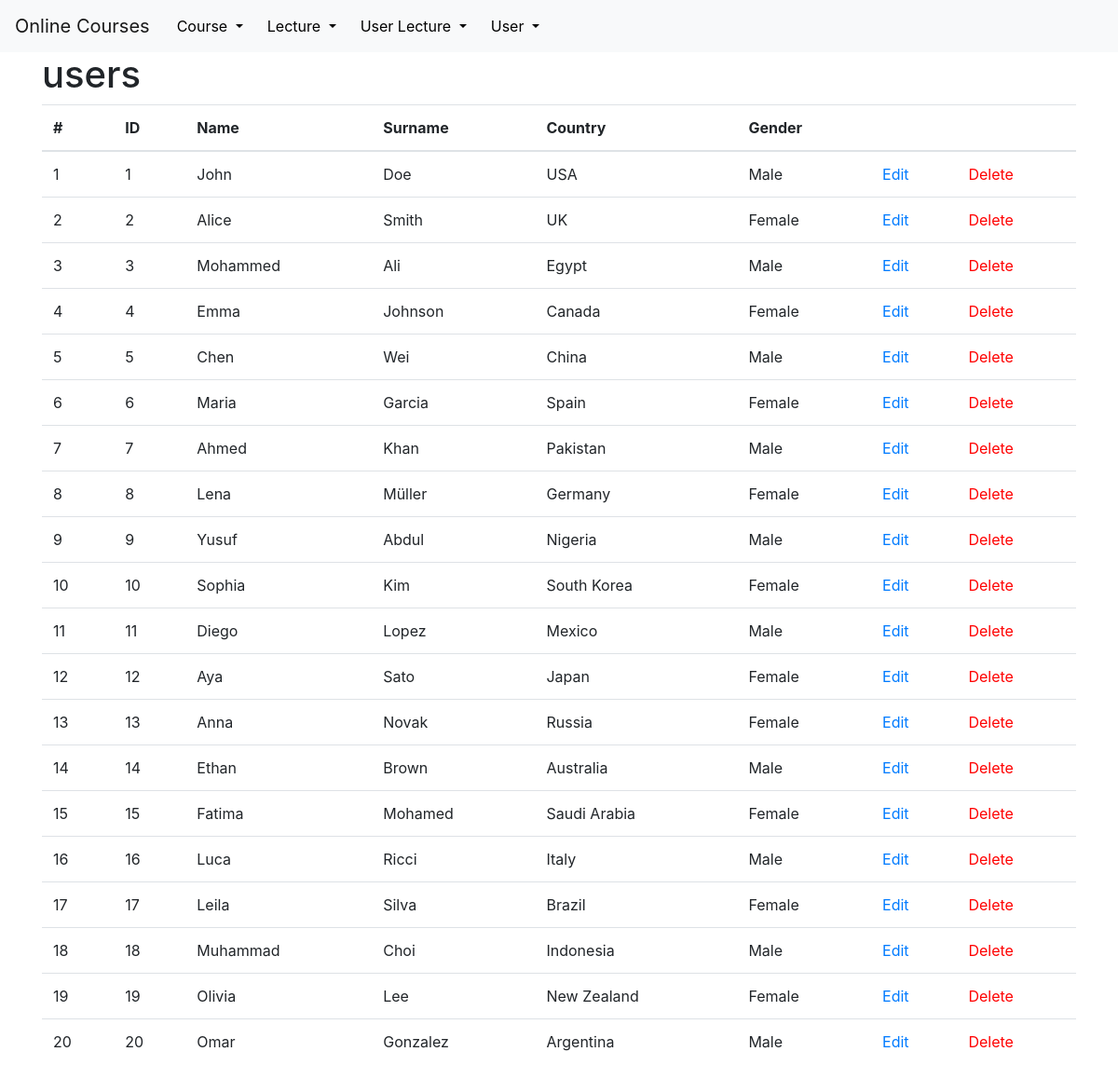
Screenshot of /users with the database file from the repository.
### tables this page shows
CREATE TABLE users (
    id INTEGER PRIMARY KEY AUTOINCREMENT,
    name VARCHAR(255) NOT NULL,
    surname VARCHAR(255) NOT NULL,
    country VARCHAR(255) NOT NULL,
    fk_GENDERid INTEGER REFERENCES genders(id)
);

CREATE TABLE genders (
    id INTEGER PRIMARY KEY AUTOINCREMENT,
    gender VARCHAR(255) NOT NULL
);

### app.py (the view)
@app.route('/<string:table_name>')
def show(table_name):
    connection = get_db_connection()
    my_class = classAdresses[table_name]
    rows = my_class.select(connection)
    special_attributes = {}
    print(my_class.table_name)
    return render_template('table.html', rows=rows, table_class=my_class,
                           special_attributes=tableFkToDict(my_class.table_name, rows))

### DB_Classes.py (called while the page is built)
    @classmethod
    def select(cls, db_connection, amount=None):
        query = f"SELECT * FROM '{cls.table_name}'"
        if amount is not None:
            query += " LIMIT ?"
            users = db_connection.execute(query, (amount,))
        else:
            users = db_connection.execute(query)
        return users.fetchall()

    @classmethod
    def get(cls, db_connection, id):
        return db_connection.execute(f'SELECT * FROM {cls.table_name} WHERE {cls.id} = ?', (id,)).fetchone()

### app.py (called while the page is built)
def fkToDict(FK, rows, corresponding_attribute, db = 'database.db'):
    res = {}
    res.update({FK: {}})
    connection = get_db_connection(db)
    for row in rows:
        ID = row[str(FK)]
        try:
            (res[FK].update
             ({ID: FK.Class.get(connection, ID)[corresponding_attribute]}))
        except KeyError:
            print("No such attribute")
    return res

def get_db_connection(db = 'database.db'):
    connection = sqlite3.connect(db)
    connection.row_factory = sqlite3.Row
    return connection

@app.template_filter('str')
def toString(value):
    return str(value)

@app.template_filter('table_name')
def getTableName(myClass):
    return myClass.table_name

@app.template_filter('get_attributes')
def getAttributes(myClass):
    return myClass.attributes

@app.template_filter('get_title')
def getTitle(myClass):
    if myClass == User:
        return usersTitle
    elif myClass == Course:
        return coursesTitle
    elif myClass == Lecture:
        return lecturesTitle
    elif myClass == UserLecture:
        return userLecturesTitle

@app.template_filter('get_id')
def getID(myClass):
    return myClass.id

### data_entries.py (called while the page is built)
    def __eq__(self, other):
        return self.name == other.name and self.foreignClass == other.foreignClass

    def __key(self):
        return self.name, self.foreignClass

    def __hash__(self):
        return hash(self.__key())

    @property
    def Class(self):
        return self.foreignClass

    def __str__(self):
        return self.name.lower()

### templates/table.html
{% extends 'base.html' %}
{% block content %}
    <h1>{% block title %} {{ table_class | table_name }} {% endblock %}</h1>
    {% set id = table_class | get_id %}
    <table class="table">
      <thead>
        <tr>
          <th scope="col">#</th>
          {% for attribute in table_class | get_title %}
            <th scope="col">{{ attribute }}</th>
          {% endfor %}
            <th scope="col"></th>
            <th scope="col"></th>
        </tr>
      </thead>
      <tbody>
      {% for row in rows %}
        <tr>
            <td>{{ loop.index }}</td>
            <td>{{ row[id] }}</td>
            {% for attribute in table_class | get_attributes %}
                {% if special_attributes[attribute] is defined %}
                    <td>{{special_attributes[attribute][row[attribute | str]] | str}}</td>
                {% else %}
                    <td>{{ row[attribute | str] }}</td>
                {% endif %}
            {% endfor %}
            <td><a href="{{ url_for('edit', table_name = table_class | table_name, element_id=row['id']) }}">Edit</a></td>
            <td><a href="{{ url_for('delete', table_name = table_class | table_name, element_id=row['id']) }}" class="delete-link">Delete</a></td>
          </tr>
      {% endfor %}
      </tbody>
    </table>
{% endblock %}

### static/css/style.css (style rules this page uses)
.delete-link { color: red; }

### rows the page displays
users: id "1", name "John" "Doe" "USA", fk_GENDERid.gender "Male"
users: id "2", name "Alice" "Smith" "UK", fk_GENDERid.gender "Female"
users: id "3", name "Mohammed" "Ali" "Egypt", fk_GENDERid.gender "Male"
users: id "4", name "Emma" "Johnson" "Canada", fk_GENDERid.gender "Female"
users: id "5", name "Chen" "Wei" "China", fk_GENDERid.gender "Male"
users: id "6", name "Maria" "Garcia" "Spain", fk_GENDERid.gender "Female"
users: id "7", name "Ahmed" "Khan" "Pakistan", fk_GENDERid.gender "Male"
users: id "8", name "Lena" "Müller" "Germany", fk_GENDERid.gender "Female"
users: id "9", name "Yusuf" "Abdul" "Nigeria", fk_GENDERid.gender "Male"
users: id "10", name "Sophia" "Kim" "South Korea", fk_GENDERid.gender "Female"
users: id "11", name "Diego" "Lopez" "Mexico", fk_GENDERid.gender "Male"
users: id "12", name "Aya" "Sato" "Japan", fk_GENDERid.gender "Female"
users: id "13", name "Anna" "Novak" "Russia", fk_GENDERid.gender "Female"
users: id "14", name "Ethan" "Brown" "Australia", fk_GENDERid.gender "Male"
users: id "15", name "Fatima" "Mohamed" "Saudi Arabia", fk_GENDERid.gender "Female"
users: id "16", name "Luca" "Ricci" "Italy", fk_GENDERid.gender "Male"
users: id "17", name "Leila" "Silva" "Brazil", fk_GENDERid.gender "Female"
users: id "18", name "Muhammad" "Choi" "Indonesia", fk_GENDERid.gender "Male"
users: id "19", name "Olivia" "Lee" "New Zealand", fk_GENDERid.gender "Female"
users: id "20", name "Omar" "Gonzalez" "Argentina", fk_GENDERid.gender "Male"

### other values shown
{{ table_class | table_name }} "users"
{{ attribute }} "ID" "Name" "Surname" "Country" "Gender"
